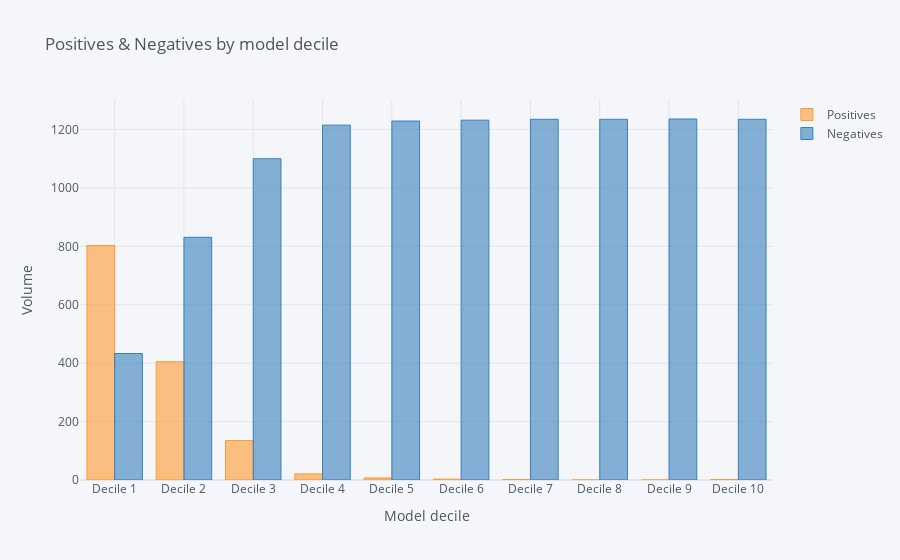

The notebook cell saved with this chart:
### Code cell
import cufflinks as cf
cf.go_offline()
cf.set_config_file(offline=False, world_readable=True)
MLift[['Positives','Negatives']].iplot(kind='bar',yTitle='Volume',xTitle='Model decile', title='Positives & Negatives by model decile')

### Figure 1 — Plotly figure (JSON) as saved in the notebook; plotly's stock layout.template omitted (floating-point values rounded to 4 significant figures)
{"data": [{"marker": {"color": "rgba(255, 153, 51, 0.6)", "line": {"color": "rgba(255, 153, 51, 1.0)", "width": 1}}, "name": "Positives", "orientation": "v", "text": "", "type": "bar", "x": ["Decile 1", "Decile 2", "Decile 3", "Decile 4", "Decile 5", "Decile 6", "Decile 7", "Decile 8", "Decile 9", "Decile 10"], "y": [803, 405, 135, 21, 7, 3, 1, 0, 0, 1]}, {"marker": {"color": "rgba(55, 128, 191, 0.6)", "line": {"color": "rgba(55, 128, 191, 1.0)", "width": 1}}, "name": "Negatives", "orientation": "v", "text": "", "type": "bar", "x": ["Decile 1", "Decile 2", "Decile 3", "Decile 4", "Decile 5", "Decile 6", "Decile 7", "Decile 8", "Decile 9", "Decile 10"], "y": [433, 831, 1100, 1215, 1229, 1232, 1235, 1235, 1236, 1235]}], "layout": {"legend": {"bgcolor": "#F5F6F9", "font": {"color": "#4D5663"}}, "paper_bgcolor": "#F5F6F9", "plot_bgcolor": "#F5F6F9", "title": {"font": {"color": "#4D5663"}, "text": "Positives & Negatives by model decile"}, "xaxis": {"gridcolor": "#E1E5ED", "showgrid": true, "tickfont": {"color": "#4D5663"}, "title": {"font": {"color": "#4D5663"}, "text": "Model decile"}, "zerolinecolor": "#E1E5ED"}, "yaxis": {"gridcolor": "#E1E5ED", "showgrid": true, "tickfont": {"color": "#4D5663"}, "title": {"font": {"color": "#4D5663"}, "text": "Volume"}, "zerolinecolor": "#E1E5ED"}}}
